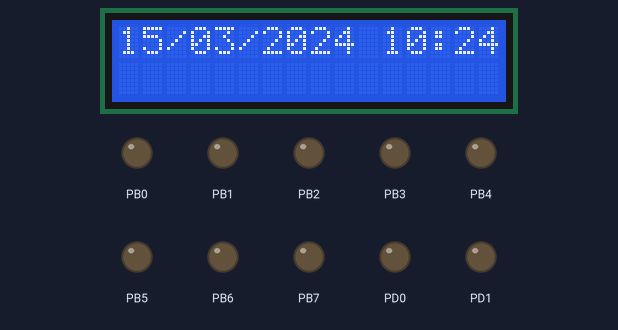
This program was run on a simulated ATmega8, built with avr-gcc and emulated at 8 MHz. Parts: 16×2 character LCD, output pins drawn as LEDs (lit = HIGH). Wiring (inferred from the names in the program): DS1307 clock at I2C address 0x68; character LCD (HD44780): RS PD2; E PD3; data PD4, PD5, PD6, PD7. The local clock reads 2024-03-15 10:24:30 at power-on unless the program sets it; pins used as bus, display or sensor lines are not drawn.

Above: at 0.2 s.
At 4.5 s:
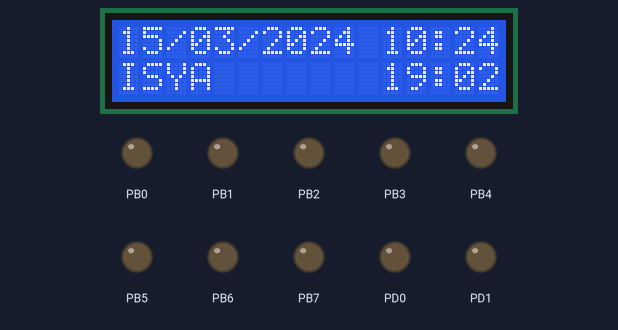
At 10.0 s:
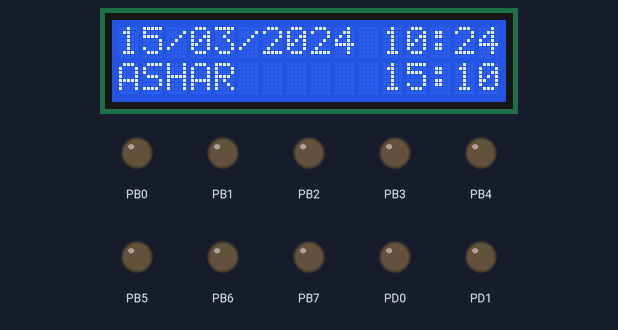
At 18.8 s:
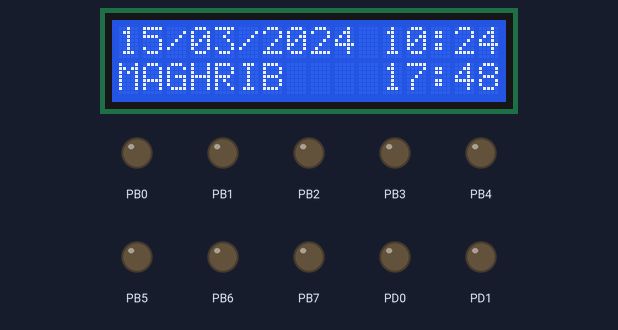
At 28.6 s:
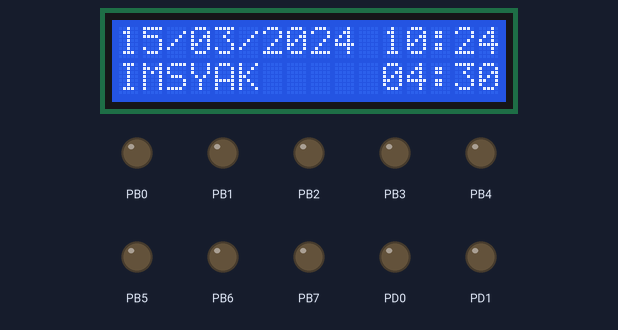
At 38.5 s:
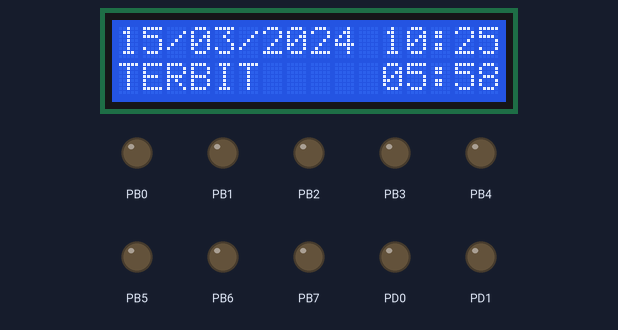

Measured:
- what the display in image 1 shows lasts 0.6 s, from 4.5 s to 5.1 s

The program:

main.c
```c
/* Aplikasi Jadwal Waktu Sholat
 * ATMEGA8

 * by Judin

 *judincahsigerung@gmail.com

*/

// Initializations Internal Include Library
#include <stdlib.h>
#include <stdio.h>
#include <avr/io.h>
#include <avr/interrupt.h>
#include <util/delay.h>
#include <stdlib.h>

// Initializations External Include Library
#include "ds1307/ds1307.h"
#include "lcd16024b\lcd.h"

// Initializations Time Variables
uint8_t year = 0;
uint16_t year_w = 2000;
uint8_t month = 0;
uint8_t day = 0;
uint8_t hour = 0;
uint8_t minute = 0;
uint8_t second = 0;

// Initializations Geo Variables
float lintang = 0 ;
float bujur = 0 ;
uint8_t timezone = 0;
uint8_t height = 0;

// Initializations Waktu Sholat
uint8_t dzuhur_h = 12;
uint8_t dzuhur_m = 0;
uint8_t ashar_h = 15;
uint8_t ashar_m = 10;
uint8_t maghrib_h = 17;
uint8_t maghrib_m = 48;
uint8_t isya_h = 19;
uint8_t isya_m = 2;
uint8_t imsyak_h = 4;
uint8_t imsyak_m = 30;
uint8_t subuh_h = 4;
uint8_t subuh_m = 40;
uint8_t terbit_h = 5;
uint8_t terbit_m = 58;


// Functions....

// Calculatin for geo varibale
void get_jwsvar(void)
{

}

// Kalkulasi waktu dzuhur
void get_dzuhur(void)
{

}

// Kalkulasi waktu Ashar
void get_ashar(void)
{

}

// Kalkulasi waktu maghrib
void get_maghrib(void)
{

}

// Kalkulasi waktu Isya
void get_isya(void)
{

}

// Kalkulasi waktu subuh
void get_subuh(void)
{

}

// Kalkulasi waktu imsyak
void get_imsyak(void)
{

}

// Kalkulasi waktu Terbit
void get_terbit(void)
{

}

// Update RTC, Refresh tampilan Jam dan Menit di LCD dilakukan berkala max tiap 1 detik
void rtc_update_lcd(void)
{
	//RTC get date
	ds1307_getdate(&year, &month, &day, &hour, &minute, &second);

	//RTC Covert string
	char jam[2];
	char menit[2];

	//LCD Print Jam
	lcd_xy(12,1);

	itoa(hour/10,jam,10);
	lcd_putstr(jam);
	itoa(hour%10,jam,10);
	lcd_putstr(jam);

	lcd_putstr(":");

	itoa(minute/10,menit,10);
	lcd_putstr(menit);
	itoa(minute%10,menit,10);
	lcd_putstr(menit);

	// Pada waktu 00:00, pada statup dan reset jadwal sholat di Uptade
	if (minute==0 && hour ==0)
	{
		daily_get();
	}
}

// Slide Show tampilan waktu sholat di LCD
void jws_print_lcd(int slc )
{
	// JWS Character Variable
	char dzuhur_hc[2]="00";
	char dzuhur_mc[2]="00";

	char ashar_hc[2]="00";
	char ashar_mc[2]="00";

	char maghrib_hc[2]="00";
	char maghrib_mc[2]="00";

	char isya_hc[2]="00";
	char isya_mc[2]="00";

	char imsyak_hc[2]="00";
	char imsyak_mc[2]="00";

	char subuh_hc[2]="00";
	char subuh_mc[2]="00";

	char terbit_hc[2]="00";
	char terbit_mc[2]="00";

	// Posisi kursor LCD di row 2
	lcd_xy(1,2);

	//Memilih jadwal yg ditampilkan
	switch (slc)
	{
		case 1 :
		// Print Dzuhur
		lcd_putstr("DZUHUR  ");
		lcd_xy(12,2);
		itoa(dzuhur_h/10,dzuhur_hc,10);
		lcd_putstr(dzuhur_hc);
		itoa(dzuhur_h%10,dzuhur_hc,10);
		lcd_putstr(dzuhur_hc);

		lcd_putstr(":");

		itoa(dzuhur_m/10,dzuhur_mc,10);
		lcd_putstr(dzuhur_mc);
		itoa(dzuhur_m%10,dzuhur_mc,10);
		lcd_putstr(dzuhur_mc);

		break;

		case 2 :
		// Print Ashar
		lcd_putstr("ASHAR  ");
		lcd_xy(12,2);
		itoa(ashar_h/10,ashar_hc,10);
		lcd_putstr(ashar_hc);
		itoa(ashar_h%10,ashar_hc,10);
		lcd_putstr(ashar_hc);

		lcd_putstr(":");

		itoa(ashar_m/10,ashar_mc,10);
		lcd_putstr(ashar_mc);
		itoa(ashar_m%10,ashar_mc,10);
		lcd_putstr(ashar_mc);

		break;

		case 3 :
		// Print maghrib
		lcd_putstr("MAGHRIB ");
		lcd_xy(12,2);
		itoa(maghrib_h/10,maghrib_hc,10);
		lcd_putstr(maghrib_hc);
		itoa(maghrib_h%10,maghrib_hc,10);
		lcd_putstr(maghrib_hc);

		lcd_putstr(":");

		itoa(maghrib_m/10,maghrib_mc,10);
		lcd_putstr(maghrib_mc);
		itoa(maghrib_m%10,maghrib_mc,10);
		lcd_putstr(maghrib_mc);

		break;

		case 4 :
		// Print isya
		lcd_putstr("ISYA   ");
		lcd_xy(12,2);
		itoa(isya_h/10,isya_hc,10);
		lcd_putstr(isya_hc);
		itoa(isya_h%10,isya_hc,10);
		lcd_putstr(isya_hc);

		lcd_putstr(":");

		itoa(isya_m/10,isya_mc,10);
		lcd_putstr(isya_mc);
		itoa(isya_m%10,isya_mc,10);
		lcd_putstr(isya_mc);

		break;

		case 5 :
		// Print imsyak
		lcd_putstr("IMSYAK  ");
		lcd_xy(12,2);
		itoa(imsyak_h/10,imsyak_hc,10);
		lcd_putstr(imsyak_hc);
		itoa(imsyak_h%10,imsyak_hc,10);
		lcd_putstr(imsyak_hc);

		lcd_putstr(":");

		itoa(imsyak_m/10,imsyak_mc,10);
		lcd_putstr(imsyak_mc);
		itoa(imsyak_m%10,imsyak_mc,10);
		lcd_putstr(imsyak_mc);

		break;

		case 6 :
		// Print subuh
		lcd_putstr("SUBUH  ");
		lcd_xy(12,2);
		itoa(subuh_h/10,subuh_hc,10);
		lcd_putstr(subuh_hc);
		itoa(subuh_h%10,subuh_hc,10);
		lcd_putstr(subuh_hc);

		lcd_putstr(":");

		itoa(subuh_m/10,subuh_mc,10);
		lcd_putstr(subuh_mc);
		itoa(subuh_m%10,subuh_mc,10);
		lcd_putstr(subuh_mc);

		break;

		case 7 :
		// Print terbit
		lcd_putstr("TERBIT  ");
		lcd_xy(12,2);
		itoa(terbit_h/10,terbit_hc,10);
		lcd_putstr(terbit_hc);
		itoa(terbit_h%10,terbit_hc,10);
		lcd_putstr(terbit_hc);

		lcd_putstr(":");

		itoa(terbit_m/10,terbit_mc,10);
		lcd_putstr(terbit_mc);
		itoa(terbit_m%10,terbit_mc,10);
		lcd_putstr(terbit_mc);

		break;
	}
}

// Update Jadwal Waktu Sholat, Refresh tampilan Tanggal, Bulan dan Tahun di LCD dilakukan harian
void daily_get(void)
{
	//tahun ditambah 2000, di RTC hanya nunjuk 19
	year_w = 2000+year;

	//get Waktu Sholat
	get_jwsvar();
	get_dzuhur();
	get_ashar();
	get_maghrib();
	get_isya();
	get_subuh();
	get_imsyak();
	get_terbit();

	//Character hari bulan tahun
	char hari[2];
	char bulan[2];
	char tahun[4];

	//Posisi Kursor di baris 1
	lcd_xy(1,1);

	//LCD Print Tanggal
	itoa(day/10,hari,10);
	lcd_putstr(hari);
	itoa(day%10,hari,10);
	lcd_putstr(hari);

	lcd_putstr("/");

	itoa(month/10,bulan,10);
	lcd_putstr(bulan);
	itoa(month%10,bulan,10);
	lcd_putstr(bulan);

	lcd_putstr("/");

	itoa(year_w,tahun,10);
	lcd_putstr(tahun);

}


// Fungsi Utama...
int main(void) {

	// Input/Output Ports initialization
	DDRC = 0x00;
	DDRD = 0xFF;
	DDRB = 0xFF;

	//LCD Initializations
	lcd_iniit();

	//RTC Initializations
	ds1307_init();
	sei();

	//Other Initializations
	rtc_update_lcd();
	daily_get();
	int slc_int = 1 ;

	// Fungsi yg looping...
	while(1)
	{
		//RTC update and print LCD
		rtc_update_lcd();
		PORTB = (0<<0);

		_delay_ms(500);

		//Efek kedip
		lcd_xy(14,1);
		lcd_putstr(" ");

		//Print jadwal sholat di LCD
		jws_print_lcd(slc_int);
		slc_int++;
		if (slc_int > 7 ) { slc_int = 1 ;}
		_delay_ms(500);

	}

}
```

ds1307.cpp
```c
// (licence header left out)
#include "avr/io.h"
#include "avr/pgmspace.h"
#include "util/delay.h"

#include "ds1307.h"

//path to i2c fleury lib
#include DS1307_I2CFLEURYPATH

/*
 * days per month
 */
const uint8_t ds1307_daysinmonth [] PROGMEM = { 31,28,31,30,31,30,31,31,30,31,30,31 };

/*
 * initialize the accellerometer
 */
void ds1307_init() {
	#if DS1307_I2CINIT == 1
	//init i2c
	i2c_init();
	_delay_us(10);
	#endif
}

/*
 * transform decimal value to bcd
 */
uint8_t ds1307_dec2bcd(uint8_t val) {
	return val + 6 * (val / 10);
}

/*
 * transform bcd value to deciaml
 */
static uint8_t ds1307_bcd2dec(uint8_t val) {
	return val - 6 * (val >> 4);
}

/*
 * get number of days since 2000/01/01 (valid for 2001..2099)
 */
static uint16_t ds1307_date2days(uint8_t y, uint8_t m, uint8_t d) {
	uint16_t days = d;
	for (int i = 1; i < m; ++i)
		days += pgm_read_byte(ds1307_daysinmonth + i - 1);
	if (m > 2 && y % 4 == 0)
		++days;
	return days + 365 * y + (y + 3) / 4 - 1;
}

/*
 * get day of a week
 */
uint8_t ds1307_getdayofweek(uint8_t y, uint8_t m, uint8_t d) {
	uint16_t day = ds1307_date2days(y, m, d);
	return (day + 6) % 7;
}

/*
 * set date
 */
uint8_t ds1307_setdate(uint8_t year, uint8_t month, uint8_t day, uint8_t hour, uint8_t minute, uint8_t second) {
	//sanitize data
	if (second < 0 || second > 59 ||
		minute < 0 || minute > 59 ||
		hour < 0 || hour > 23 ||
		day < 1 || day > 31 ||
		month < 1 || month > 12 ||
		year < 0 || year > 99)
		return 8;

	//sanitize day based on month
	if(day > pgm_read_byte(ds1307_daysinmonth + month - 1))
		return 0;

	//get day of week
	uint8_t dayofweek = ds1307_getdayofweek(year, month, day);

	//write date
	i2c_start_wait(DS1307_ADDR | I2C_WRITE);
	i2c_write(0x00);//stop oscillator
	i2c_write(ds1307_dec2bcd(second));
	i2c_write(ds1307_dec2bcd(minute));
	i2c_write(ds1307_dec2bcd(hour));
	i2c_write(ds1307_dec2bcd(dayofweek));
	i2c_write(ds1307_dec2bcd(day));
	i2c_write(ds1307_dec2bcd(month));
	i2c_write(ds1307_dec2bcd(year));
	i2c_write(0x00); //start oscillator
	i2c_stop();

	return 1;
}

/*
 * get date
 */
void ds1307_getdate(uint8_t *year, uint8_t *month, uint8_t *day, uint8_t *hour, uint8_t *minute, uint8_t *second) {
	i2c_start_wait(DS1307_ADDR | I2C_WRITE);
	i2c_write(0x00);//stop oscillator
	i2c_stop();

	i2c_rep_start(DS1307_ADDR | I2C_READ);
	*second = ds1307_bcd2dec(i2c_readAck() & 0x7F);
	*minute = ds1307_bcd2dec(i2c_readAck());
	*hour = ds1307_bcd2dec(i2c_readAck());
	i2c_readAck();
	*day = ds1307_bcd2dec(i2c_readAck());
	*month = ds1307_bcd2dec(i2c_readAck());
	*year = ds1307_bcd2dec(i2c_readNak());
	i2c_stop();
}
```

ds1307.h
```c
// (licence header left out)
#ifndef DS1307_H
#define DS1307_H

//definitions
#define DS1307_ADDR (0x68<<1) //device address

//path to i2c fleury lib
#define DS1307_I2CFLEURYPATH "i2cmaster.h" //define the path to i2c fleury lib
#define DS1307_I2CINIT 1 //init i2c

//functions
extern void ds1307_init();
extern uint8_t ds1307_setdate(uint8_t year, uint8_t month, uint8_t day, uint8_t hour, uint8_t minute, uint8_t second);
extern void ds1307_getdate(uint8_t *year, uint8_t *month, uint8_t *day, uint8_t *hour, uint8_t *minute, uint8_t *second);

#endif
```

i2cmaster.h
```c
#ifndef _I2CMASTER_H
#define _I2CMASTER_H   1
/*************************************************************************
* Title:    C include file for the I2C master interface
*           (i2cmaster.S or twimaster.c)
* Author:   Peter Fleury <pfleury@gmx.ch>  http://jump.to/fleury
* File:     $Id: i2cmaster.h,v 1.10 2005/03/06 22:39:57 Peter Exp $
* Software: AVR-GCC 3.4.3 / avr-libc 1.2.3
* Target:   any AVR device
* Usage:    see Doxygen manual
**************************************************************************/

#ifdef DOXYGEN
/**
 @defgroup pfleury_ic2master I2C Master library
 @code #include <i2cmaster.h> @endcode

 @brief I2C (TWI) Master Software Library

 Basic routines for communicating with I2C slave devices. This single master
 implementation is limited to one bus master on the I2C bus.

 This I2c library is implemented as a compact assembler software implementation of the I2C protocol
 which runs on any AVR (i2cmaster.S) and as a TWI hardware interface for all AVR with built-in TWI hardware (twimaster.c).
 Since the API for these two implementations is exactly the same, an application can be linked either against the
 software I2C implementation or the hardware I2C implementation.

 Use 4.7k pull-up resistor on the SDA and SCL pin.

 Adapt the SCL and SDA port and pin definitions and eventually the delay routine in the module
 i2cmaster.S to your target when using the software I2C implementation !

 Adjust the  CPU clock frequence F_CPU in twimaster.c or in the Makfile when using the TWI hardware implementaion.

 @note
    The module i2cmaster.S is based on the Atmel Application Note AVR300, corrected and adapted
    to GNU assembler and AVR-GCC C call interface.
    Replaced the incorrect quarter period delays found in AVR300 with
    half period delays.

 @author Peter Fleury pfleury@gmx.ch  http://jump.to/fleury

 @par API Usage Example
  The following code shows typical usage of this library, see example test_i2cmaster.c

 @code

 #include <i2cmaster.h>


 #define Dev24C02  0xA2      // device address of EEPROM 24C02, see datasheet

 int main(void)
 {
     unsigned char ret;

     i2c_init();                             // initialize I2C library

     // write 0x75 to EEPROM address 5 (Byte Write)
     i2c_start_wait(Dev24C02+I2C_WRITE);     // set device address and write mode
     i2c_write(0x05);                        // write address = 5
     i2c_write(0x75);                        // write value 0x75 to EEPROM
     i2c_stop();                             // set stop conditon = release bus


     // read previously written value back from EEPROM address 5
     i2c_start_wait(Dev24C02+I2C_WRITE);     // set device address and write mode

     i2c_write(0x05);                        // write address = 5
     i2c_rep_start(Dev24C02+I2C_READ);       // set device address and read mode

     ret = i2c_readNak();                    // read one byte from EEPROM
     i2c_stop();

     for(;;);
 }
 @endcode

*/
#endif /* DOXYGEN */

/**@{*/

#if (__GNUC__ * 100 + __GNUC_MINOR__) < 304
#error "This library requires AVR-GCC 3.4 or later, update to newer AVR-GCC compiler !"
#endif

#include <avr/io.h>

/** defines the data direction (reading from I2C device) in i2c_start(),i2c_rep_start() */
#define I2C_READ    1

/** defines the data direction (writing to I2C device) in i2c_start(),i2c_rep_start() */
#define I2C_WRITE   0


/**
 @brief initialize the I2C master interace. Need to be called only once
 @param  void
 @return none
 */
extern void i2c_init(void);


/**
 @brief Terminates the data transfer and releases the I2C bus
 @param void
 @return none
 */
extern void i2c_stop(void);


/**
 @brief Issues a start condition and sends address and transfer direction

 @param    addr address and transfer direction of I2C device
 @retval   0   device accessible
 @retval   1   failed to access device
 */
extern unsigned char i2c_start(unsigned char addr);


/**
 @brief Issues a repeated start condition and sends address and transfer direction

 @param   addr address and transfer direction of I2C device
 @retval  0 device accessible
 @retval  1 failed to access device
 */
extern unsigned char i2c_rep_start(unsigned char addr);


/**
 @brief Issues a start condition and sends address and transfer direction

 If device is busy, use ack polling to wait until device ready
 @param    addr address and transfer direction of I2C device
 @return   none
 */
extern void i2c_start_wait(unsigned char addr);


/**
 @brief Send one byte to I2C device
 @param    data  byte to be transfered
 @retval   0 write successful
 @retval   1 write failed
 */
extern unsigned char i2c_write(unsigned char data);


/**
 @brief    read one byte from the I2C device, request more data from device
 @return   byte read from I2C device
 */
extern unsigned char i2c_readAck(void);

/**
 @brief    read one byte from the I2C device, read is followed by a stop condition
 @return   byte read from I2C device
 */
extern unsigned char i2c_readNak(void);

/**
 @brief    read one byte from the I2C device

 Implemented as a macro, which calls either i2c_readAck or i2c_readNak

 @param    ack 1 send ack, request more data from device<br>
               0 send nak, read is followed by a stop condition
 @return   byte read from I2C device
 */
extern unsigned char i2c_read(unsigned char ack);
#define i2c_read(ack)  (ack) ? i2c_readAck() : i2c_readNak();


/**@}*/
#endif
```

ds1307.cpp
```c
// (licence header left out)
#include "avr/io.h"
#include "avr/pgmspace.h"
#include "util/delay.h"

#include "ds1307.h"

//path to i2c fleury lib
#include DS1307_I2CFLEURYPATH

/*
 * days per month
 */
const uint8_t ds1307_daysinmonth [] PROGMEM = { 31,28,31,30,31,30,31,31,30,31,30,31 };

/*
 * initialize the accellerometer
 */
void ds1307_init() {
	#if DS1307_I2CINIT == 1
	//init i2c
	i2c_init();
	_delay_us(10);
	#endif
}

/*
 * transform decimal value to bcd
 */
uint8_t ds1307_dec2bcd(uint8_t val) {
	return val + 6 * (val / 10);
}

/*
 * transform bcd value to deciaml
 */
static uint8_t ds1307_bcd2dec(uint8_t val) {
	return val - 6 * (val >> 4);
}

/*
 * get number of days since 2000/01/01 (valid for 2001..2099)
 */
static uint16_t ds1307_date2days(uint8_t y, uint8_t m, uint8_t d) {
	uint16_t days = d;
	for (int i = 1; i < m; ++i)
		days += pgm_read_byte(ds1307_daysinmonth + i - 1);
	if (m > 2 && y % 4 == 0)
		++days;
	return days + 365 * y + (y + 3) / 4 - 1;
}

/*
 * get day of a week
 */
uint8_t ds1307_getdayofweek(uint8_t y, uint8_t m, uint8_t d) {
	uint16_t day = ds1307_date2days(y, m, d);
	return (day + 6) % 7;
}

/*
 * set date
 */
uint8_t ds1307_setdate(uint8_t year, uint8_t month, uint8_t day, uint8_t hour, uint8_t minute, uint8_t second) {
	//sanitize data
	if (second < 0 || second > 59 ||
		minute < 0 || minute > 59 ||
		hour < 0 || hour > 23 ||
		day < 1 || day > 31 ||
		month < 1 || month > 12 ||
		year < 0 || year > 99)
		return 8;

	//sanitize day based on month
	if(day > pgm_read_byte(ds1307_daysinmonth + month - 1))
		return 0;

	//get day of week
	uint8_t dayofweek = ds1307_getdayofweek(year, month, day);

	//write date
	i2c_start_wait(DS1307_ADDR | I2C_WRITE);
	i2c_write(0x00);//stop oscillator
	i2c_write(ds1307_dec2bcd(second));
	i2c_write(ds1307_dec2bcd(minute));
	i2c_write(ds1307_dec2bcd(hour));
	i2c_write(ds1307_dec2bcd(dayofweek));
	i2c_write(ds1307_dec2bcd(day));
	i2c_write(ds1307_dec2bcd(month));
	i2c_write(ds1307_dec2bcd(year));
	i2c_write(0x00); //start oscillator
	i2c_stop();

	return 1;
}

/*
 * get date
 */
void ds1307_getdate(uint8_t *year, uint8_t *month, uint8_t *day, uint8_t *hour, uint8_t *minute, uint8_t *second) {
	i2c_start_wait(DS1307_ADDR | I2C_WRITE);
	i2c_write(0x00);//stop oscillator
	i2c_stop();

	i2c_rep_start(DS1307_ADDR | I2C_READ);
	*second = ds1307_bcd2dec(i2c_readAck() & 0x7F);
	*minute = ds1307_bcd2dec(i2c_readAck());
	*hour = ds1307_bcd2dec(i2c_readAck());
	i2c_readAck();
	*day = ds1307_bcd2dec(i2c_readAck());
	*month = ds1307_bcd2dec(i2c_readAck());
	*year = ds1307_bcd2dec(i2c_readNak());
	i2c_stop();
}
```

ds1307.h
```c
// (licence header left out)
#ifndef DS1307_H
#define DS1307_H

//definitions
#define DS1307_ADDR (0x68<<1) //device address

//path to i2c fleury lib
#define DS1307_I2CFLEURYPATH "i2cmaster.h" //define the path to i2c fleury lib
#define DS1307_I2CINIT 1 //init i2c

//functions
extern void ds1307_init();
extern uint8_t ds1307_setdate(uint8_t year, uint8_t month, uint8_t day, uint8_t hour, uint8_t minute, uint8_t second);
extern void ds1307_getdate(uint8_t *year, uint8_t *month, uint8_t *day, uint8_t *hour, uint8_t *minute, uint8_t *second);

#endif
```

Source omitted: twimaster.cpp (6016 bytes), i2cmaster.h (5473 bytes), twimaster.cpp (6016 bytes), ds1307.c (2719 bytes), ds1307.h (751 bytes), i2cmaster.h (5473 bytes), lcd.c (1924 bytes), lcd.h (543 bytes), lcd.c (1924 bytes), lcd.h (543 bytes), ds1307.c (2719 bytes), ds1307.h (751 bytes) and 4 more
